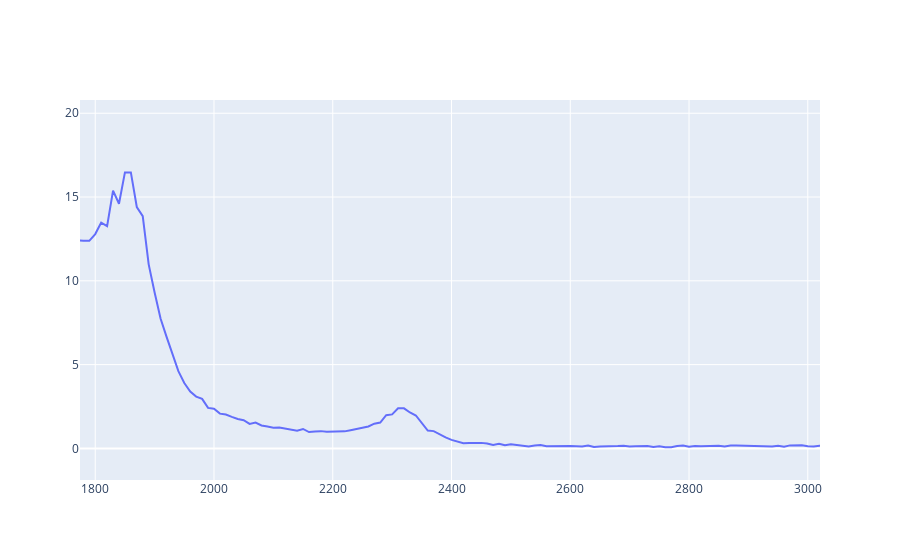

The notebook cell saved with this chart:
### Markdown cell above
### Below is just for reading the maxima by hand.

### Code cell
import plotly.graph_objects as go
import numpy as np


fig = go.Figure(data=go.Scatter(x=freq7, y=amp7/10000))
fig.show()

### Figure 1 — Plotly figure (JSON) as saved in the notebook; plotly's stock layout.template omitted (floating-point values rounded to 4 significant figures; data arrays with more than 128 entries replaced by an {"elided": "..."} marker saying what was removed)
{"data": [{"type": "scatter", "x": {"elided": "998 int values"}, "y": {"elided": "998 float values"}}], "layout": {"autosize": true, "dragmode": "pan", "xaxis": {"autorange": false, "range": [1774.0, 3021.0], "type": "linear"}, "yaxis": {"autorange": false, "range": [-1.887, 20.79], "type": "linear"}}}
